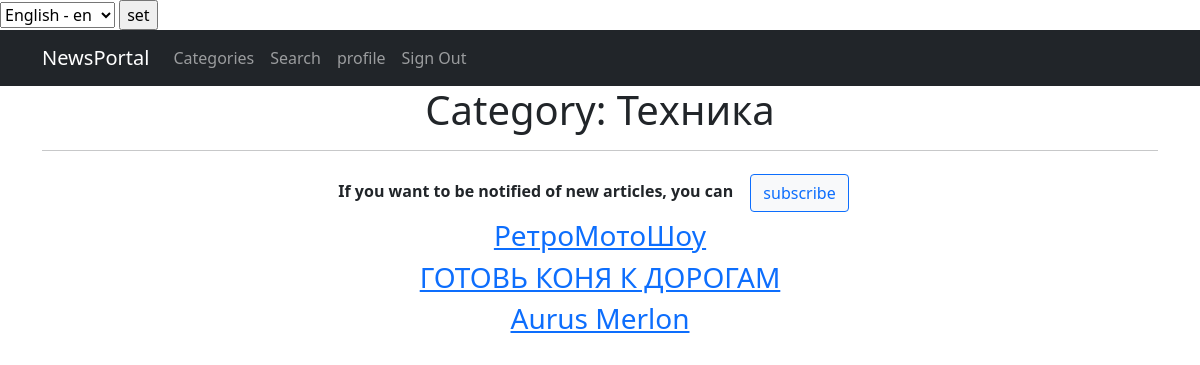
Page /news/categories/1/ (signed in) on the committed database.
### news/models.py (models this page shows, shortened)
class Category(models.Model):
    name = models.CharField(max_length=64, unique=True)
    description = models.CharField(max_length=512)
    subscribers = models.ManyToManyField(User, through='UserCategory')
    def __str__(self):
        return f"{self.name}"

class PostCategory(models.Model):
    postThrough = models.ForeignKey('Post', on_delete=models.CASCADE)
    categoryThrough = models.ForeignKey('Category', on_delete=models.CASCADE)
    def __str__(self):
        return f'Пост: "{self.postThrough}" - Категория: "{self.categoryThrough}"'

class Post(models.Model):
    author = models.ForeignKey('Author', on_delete=models.CASCADE)
    categoryType = models.CharField(max_length=2, choices=CATEGORY_CHOICES, default=ARTICLE)
    dateCreation = models.DateTimeField(auto_now_add=True)
    postCategory = models.ManyToManyField('Category', through='PostCategory')
    title = models.CharField(max_length=128)
    text = models.TextField()
    rating = models.IntegerField(default=0)
    def __str__(self):
        return f"{self.title}"

### news/views.py (the view, shortened to what this page needs)
# urls.py: path('categories/<int:pk>/', PostListByCategories.as_view(), name='categories_detail'),   # Список статей в категории
class PostListByCategories(ListView):
    model = Post
    template_name = 'categories_detail.html'
    context_object_name = 'categories_detail'
    def get_queryset(self):
        cat = self.request.resolver_match.kwargs['pk']
        return PostCategory.objects.filter(categoryThrough=cat)
    def get_context_data(self, **kwargs):
        id = self.kwargs.get('pk')
        context = super().get_context_data(**kwargs)
        cat = self.request.resolver_match.kwargs['pk']
        que = PostCategory.objects.filter(categoryThrough=cat)
        context['category_self'] = que[0].categoryThrough
        context['is_subscribers'] = UserCategory.objects.filter(subCategory=id, subUser=self.request.user).exists()
        return context

### news/templates/categories_detail.html (shortened to what this page needs)
{% extends 'base.html' %}
{% load i18n %}
{% block content %}
        <h1> {% trans "Category:" %} {{ category_self }} </h1>
<hr>
{% if is_subscribers %}
    <b> {% trans "If you don't want to be notified of new articles, you can" %}</b>
    <a class="btn" href="{% url 'unsubscribe' %}"><button type="submit" value="unfollow" name="pk" class="btn btn-light btn-outline-danger"> {% trans "unsubscribe" %}</button></a>
    {% else %}
    <b>{% trans "If you want to be notified of new articles, you can" %}</b>
    <a class="btn" href="{% url 'subscribe' %}"><button type="submit" value="follow" name="pk" class="btn btn-light btn-outline-primary"> {% trans "subscribe" %}</button></a>
    {% endif %}
{% if categories_detail %}
    {% for news in categories_detail %}
        <h3> <a href="{% url 'news_detail' news.postThrough.id %}">{{ news.postThrough }}</a></h3>
    {% endfor %}
{% endif %}
{% endblock content %}

### rows in the picture
Category: name "Техника"
PostCategory: postThrough "РетроМотоШоу"
PostCategory: postThrough "ГОТОВЬ КОНЯ К ДОРОГАМ"
PostCategory: postThrough "Aurus Merlon"

### other values in the picture
form field language "English - en"
